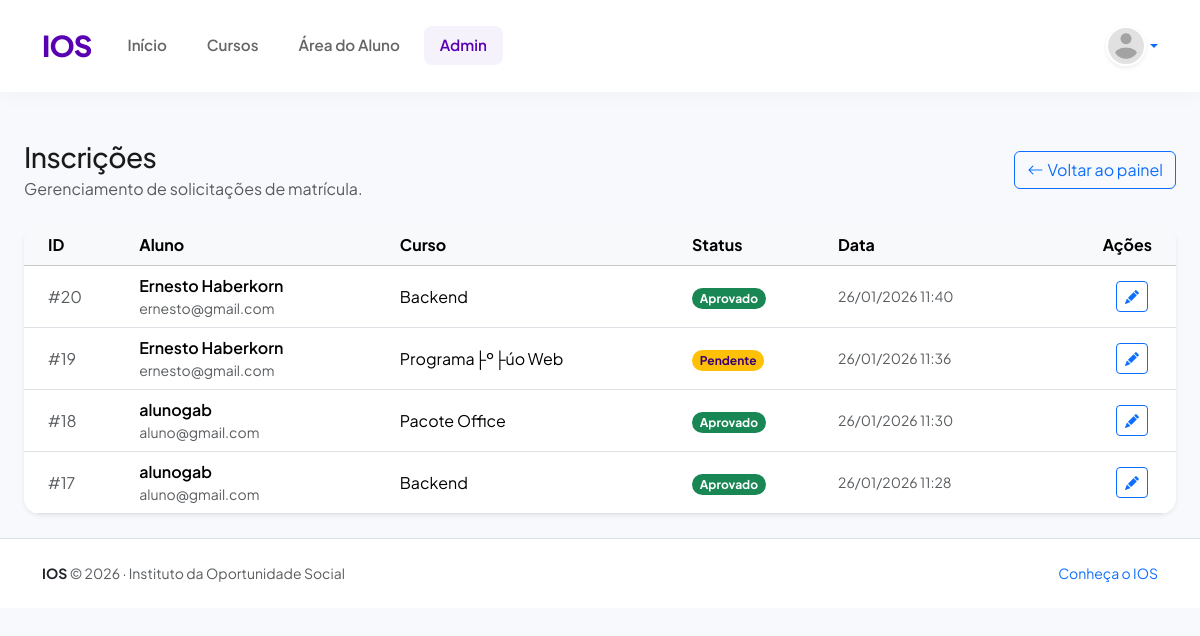
/admin/inscricoes.php (signed in), run on the app's committed database.
### tables this page shows
CREATE TABLE `inscricoes` (
  `id` int NOT NULL AUTO_INCREMENT,
  `user_id` int DEFAULT NULL,
  `curso_id` int DEFAULT NULL,
  `status` varchar(50) DEFAULT 'pendente',
  `criado_em` timestamp NULL DEFAULT CURRENT_TIMESTAMP,
  `dados_formulario` text,
  `data_inicio` date DEFAULT NULL,
  PRIMARY KEY (`id`)
);

CREATE TABLE `users` (
  `id` int NOT NULL AUTO_INCREMENT,
  `nome` varchar(100) NOT NULL,
  `email` varchar(100) NOT NULL,
  `senha` varchar(255) NOT NULL,
  `tipo` enum('aluno','admin') DEFAULT 'aluno',
  `criado_em` timestamp NULL DEFAULT CURRENT_TIMESTAMP,
  `avatar` varchar(255) DEFAULT NULL,
  PRIMARY KEY (`id`),
  UNIQUE KEY `email` (`email`)
);

CREATE TABLE `cursos` (
  `id` int NOT NULL AUTO_INCREMENT,
  `titulo` varchar(150) NOT NULL,
  `descricao` text,
  `carga_horaria` int DEFAULT NULL,
  `criado_em` timestamp NULL DEFAULT CURRENT_TIMESTAMP,
  `thumbnail` varchar(255) DEFAULT NULL,
  `pdf` varchar(255) DEFAULT NULL,
  `video_url` varchar(255) DEFAULT NULL,
  `modulo_texto` text,
  `inscricoes_abertas` tinyint(1) DEFAULT '1',
  PRIMARY KEY (`id`)
);

### partials/bootstrap.php (called while the page is built, shortened)
<?php
if (!function_exists('ios_normalize_inscricao_status')) {
    function ios_normalize_inscricao_status(?string $status): string
    {
        $s = strtolower(trim((string)$status));
        if (in_array($s, ['aprovado', 'aceito'], true)) return 'aprovado';
        if (in_array($s, ['pendente', 'em_analise', 'em análise', 'analise', 'análise'], true)) return 'pendente';
        return $s;
    }
}

### admin/inscricoes.php (the view, shortened to what this page needs)
<?php
require '../config/db.php';
require __DIR__ . '/../partials/header.php';
$sql = "
SELECT
    inscricoes.id,
    users.nome AS aluno,
    users.email,
    cursos.titulo AS curso,
    inscricoes.status,
    inscricoes.dados_formulario,
    inscricoes.criado_em
FROM inscricoes
JOIN users ON users.id = inscricoes.user_id
JOIN cursos ON cursos.id = inscricoes.curso_id
ORDER BY inscricoes.id DESC
";
$result = $conn->query($sql);
?>
<div class="container-fluid px-4">
    <div class="d-flex align-items-start align-items-lg-center justify-content-between gap-3 mb-4 flex-column flex-lg-row pt-4">
        <div>
            <h1 class="h3 mb-1">Inscrições</h1>
            <div class="text-muted">Gerenciamento de solicitações de matrícula.</div>
        </div>
        <a class="btn btn-outline-primary" href="dashboard.php"><i class="bi bi-arrow-left me-1"></i>Voltar ao painel</a>
    </div>
    <div class="card border-0 shadow-sm rounded-4 overflow-hidden">
        <div class="table-responsive">
            <table class="table table-hover align-middle mb-0">
                <thead class="table-light">
                    <tr>
                        <th class="ps-4">ID</th>
                        <th>Aluno</th>
                        <th>Curso</th>
                        <th>Status</th>
                        <th>Data</th>
                        <th class="text-end pe-4">Ações</th>
                    </tr>
                </thead>
                <tbody>
                    <?php while($row = $result->fetch_assoc()): ?>
                        <?php
                            $status = ios_normalize_inscricao_status($row['status'] ?? '');
                            $badgeClass = match($status) {
                                'aprovado' => 'text-bg-success',
                                'reprovado', 'negado' => 'text-bg-danger',
                                'pendente' => 'text-bg-warning text-dark',
                                default => 'text-bg-secondary'
                            };
                            $formData = json_decode($row['dados_formulario'] ?? '{}', true);
                            $hasForm = !empty($formData);
                        ?>
                        <tr>
                            <td class="text-muted ps-4">#<?= (int)$row['id'] ?></td>
                            <td>
                                <div class="fw-semibold"><?= htmlspecialchars($row['aluno']) ?></div>
                                <div class="small text-muted"><?= htmlspecialchars($row['email']) ?></div>
                            </td>
                            <td><?= htmlspecialchars($row['curso']) ?></td>
                            <td>
                                <span class="badge rounded-pill <?= $badgeClass ?>"><?= ucfirst($status) ?></span>
                            </td>
                            <td class="text-muted small"><?= date('d/m/Y H:i', strtotime($row['criado_em'])) ?></td>
                            <td class="text-end pe-4">
                                <?php if ($hasForm): ?>
                                    <button class="btn btn-sm btn-outline-primary me-1"
                                            onclick='openReviewModal(<?= json_encode($row) ?>, <?= json_encode($formData) ?>)'
                                            title="Revisar Solicitação">
                                        <i class="bi bi-pencil-fill"></i>
                                    </button>
                                <?php else: ?>
                                    <span class="text-muted small me-2">Sem formulário</span>
                                <?php endif; ?>
                            </td>
                        </tr>
                    <?php endwhile; ?>
                </tbody>
            </table>
        </div>
    </div>
</div>
<?php require __DIR__ . '/../partials/footer.php'; ?>

### assets/css/site.css (style rules this page uses)
:root { --ios-purple: #5900b3; --ios-purple-dark: #3a0076; --ios-purple-light: #7f2ecc; --ios-white: #ffffff; --ios-gray-light: #f8f9fc; --ios-text-dark: #1a1a1a; --ios-text-muted: #666666; --bs-primary: var(--ios-purple); --bs-primary-rgb: 89, 0, 179; --bs-body-font-family: "Plus Jakarta Sans", sans-serif; --bs-btn-border-radius: 0.75rem; --shadow-sm: 0 2px 8px rgba(89, 0, 179, 0.08); --shadow-md: 0 8px 24px rgba(89, 0, 179, 0.12); --shadow-lg: 0 16px 48px rgba(89, 0, 179, 0.18); --shadow-hover: 0 20px 60px rgba(89, 0, 179, 0.25); --transition-base: all 0.3s cubic-bezier(0.25, 0.46, 0.45, 0.94); }
body { font-family: var(--bs-body-font-family); color: var(--ios-text-dark); background-color: var(--ios-gray-light); overflow-x: hidden; }
h1, h2, h3, h4, h5, h6 { font-weight: 700; color: var(--ios-purple-dark); letter-spacing: -0.02em; }
a { text-decoration: none; transition: var(--transition-base); }
.text-dark { color: var(--ios-purple-dark) !important; }

### data on the page
inscricoes: id "20", user.nome "Ernesto Haberkorn", user.email "ernesto@gmail.com", curso.titulo "Backend", status "Aprovado", criado_em "26/01/2026 11:40"
inscricoes: id "19", user.nome "Ernesto Haberkorn", user.email "ernesto@gmail.com", curso.titulo "Programa├º├úo Web", status "Pendente", criado_em "26/01/2026 11:36"
inscricoes: id "18", user.nome "alunogab", user.email "aluno@gmail.com", curso.titulo "Pacote Office", status "Aprovado", criado_em "26/01/2026 11:30"
inscricoes: id "17", user.nome "alunogab", user.email "aluno@gmail.com", curso.titulo "Backend", status "Aprovado", criado_em "26/01/2026 11:28"
